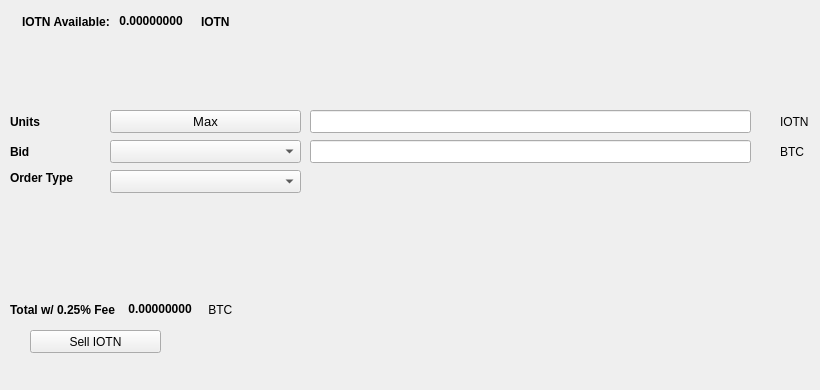
   <widget class="QWidget" name="SellTab">
    <attribute name="title">
     <string>Sell</string>
    </attribute>
    <widget class="QLabel" name="label_16">
     <property name="geometry">
      <rect>
       <x>780</x>
       <y>140</y>
       <width>31</width>
       <height>23</height>
      </rect>
     </property>
     <property name="text">
      <string>BTC</string>
     </property>
    </widget>
    <widget class="QComboBox" name="SellBidcomboBox">
     <property name="geometry">
      <rect>
       <x>110</x>
       <y>140</y>
       <width>191</width>
       <height>23</height>
      </rect>
     </property>
     <property name="font">
      <font>
       <pointsize>10</pointsize>
      </font>
     </property>
    </widget>
    <widget class="QLabel" name="label_18">
     <property name="geometry">
      <rect>
       <x>10</x>
       <y>110</y>
       <width>46</width>
       <height>23</height>
      </rect>
     </property>
     <property name="font">
      <font>
       <weight>75</weight>
       <bold>true</bold>
      </font>
     </property>
     <property name="text">
      <string>Units</string>
     </property>
    </widget>
    <widget class="QPushButton" name="Sell_Max_Amount">
     <property name="geometry">
      <rect>
       <x>110</x>
       <y>110</y>
       <width>191</width>
       <height>23</height>
      </rect>
     </property>
     <property name="font">
      <font>
       <pointsize>10</pointsize>
      </font>
     </property>
     <property name="text">
      <string>Max</string>
     </property>
    </widget>
    <widget class="QLabel" name="label_20">
     <property name="geometry">
      <rect>
       <x>10</x>
       <y>170</y>
       <width>91</width>
       <height>16</height>
      </rect>
     </property>
     <property name="font">
      <font>
       <weight>75</weight>
       <bold>true</bold>
      </font>
     </property>
     <property name="text">
      <string>Order Type</string>
     </property>
    </widget>
    <widget class="QComboBox" name="SellOrdertypeCombo">
     <property name="geometry">
      <rect>
       <x>110</x>
       <y>170</y>
       <width>191</width>
       <height>23</height>
      </rect>
     </property>
     <property name="font">
      <font>
       <pointsize>10</pointsize>
      </font>
     </property>
    </widget>
    <widget class="QLabel" name="label_21">
     <property name="geometry">
      <rect>
       <x>10</x>
       <y>140</y>
       <width>46</width>
       <height>23</height>
      </rect>
     </property>
     <property name="font">
      <font>
       <weight>75</weight>
       <bold>true</bold>
      </font>
     </property>
     <property name="text">
      <string>Bid</string>
     </property>
    </widget>
    <widget class="QLabel" name="label_22">
     <property name="geometry">
      <rect>
       <x>780</x>
       <y>110</y>
       <width>31</width>
       <height>23</height>
      </rect>
     </property>
     <property name="text">
      <string>IOTN</string>
     </property>
    </widget>
    <widget class="QLineEdit" name="UnitsInputIOTN">
     <property name="geometry">
      <rect>
       <x>310</x>
       <y>110</y>
       <width>441</width>
       <height>23</height>
      </rect>
     </property>
     <property name="font">
      <font>
       <pointsize>9</pointsize>
       <weight>75</weight>
       <bold>true</bold>
      </font>
     </property>
    </widget>
    <widget class="QLineEdit" name="SellBidPriceEdit">
     <property name="geometry">
      <rect>
       <x>310</x>
       <y>140</y>
       <width>441</width>
       <height>23</height>
      </rect>
     </property>
     <property name="font">
      <font>
       <pointsize>9</pointsize>
       <weight>75</weight>
       <bold>true</bold>
      </font>
     </property>
    </widget>
    <widget class="QPushButton" name="SellIOTNBTN">
     <property name="geometry">
      <rect>
       <x>30</x>
       <y>330</y>
       <width>131</width>
       <height>23</height>
      </rect>
     </property>
     <property name="text">
      <string>Sell IOTN</string>
     </property>
     <property name="icon">
      <iconset resource="../iotnexus">
       <normaloff>:/icons/bitcoin</normaloff>:/icons/bitcoin</iconset>
     </property>
    </widget>
    <widget class="QWidget" name="layoutWidget3">
     <property name="geometry">
      <rect>
       <x>22</x>
       <y>12</y>
       <width>258</width>
       <height>19</height>
      </rect>
     </property>
     <layout class="QHBoxLayout" name="horizontalLayout">
      <item>
       <widget class="QLabel" name="label232_2">
        <property name="font">
         <font>
          <weight>75</weight>
          <bold>true</bold>
         </font>
        </property>
        <property name="text">
         <string>IOTN Available:</string>
        </property>
       </widget>
      </item>
      <item>
       <widget class="QLabel" name="IOTNAvailableLabel">
        <property name="palette">
         <palette>
          <active>
           <colorrole role="WindowText">
            <brush brushstyle="SolidPattern">
             <color alpha="255">
              <red>0</red>
              <green>0</green>
              <blue>0</blue>
             </color>
            </brush>
           </colorrole>
           <colorrole role="Button">
            <brush brushstyle="SolidPattern">
             <color alpha="255">
              <red>0</red>
              <green>170</green>
              <blue>0</blue>
             </color>
            </brush>
           </colorrole>
           <colorrole role="Light">
            <brush brushstyle="SolidPattern">
             <color alpha="255">
              <red>0</red>
              <green>255</green>
              <blue>0</blue>
             </color>
            </brush>
           </colorrole>
           <colorrole role="Midlight">
            <brush brushstyle="SolidPattern">
             <color alpha="255">
              <red>0</red>
              <green>212</green>
              <blue>0</blue>
             </color>
            </brush>
           </colorrole>
           <colorrole role="Dark">
            <brush brushstyle="SolidPattern">
             <color alpha="255">
              <red>0</red>
              <green>85</green>
              <blue>0</blue>
             </color>
            </brush>
           </colorrole>
           <colorrole role="Mid">
            <brush brushstyle="SolidPattern">
             <color alpha="255">
              <red>0</red>
              <green>113</green>
              <blue>0</blue>
             </color>
            </brush>
           </colorrole>
           <colorrole role="Text">
            <brush brushstyle="SolidPattern">
             <color alpha="255">
              <red>0</red>
              <green>170</green>
              <blue>0</blue>
             </color>
            </brush>
           </colorrole>
           <colorrole role="BrightText">
            <brush brushstyle="SolidPattern">
             <color alpha="255">
              <red>255</red>
              <green>255</green>
              <blue>255</blue>
             </color>
            </brush>
           </colorrole>
           <colorrole role="ButtonText">
            <brush brushstyle="SolidPattern">
             <color alpha="255">
              <red>0</red>
              <green>0</green>
              <blue>0</blue>
             </color>
            </brush>
           </colorrole>
           <colorrole role="Base">
            <brush brushstyle="SolidPattern">
             <color alpha="255">
              <red>255</red>
              <green>255</green>
              <blue>255</blue>
             </color>
            </brush>
           </colorrole>
           <colorrole role="Window">
            <brush brushstyle="SolidPattern">
             <color alpha="255">
              <red>0</red>
              <green>170</green>
              <blue>0</blue>
             </color>
            </brush>
           </colorrole>
           <colorrole role="Shadow">
            <brush brushstyle="SolidPattern">
             <color alpha="255">
              <red>0</red>
              <green>0</green>
              <blue>0</blue>
             </color>
            </brush>
           </colorrole>
           <colorrole role="AlternateBase">
            <brush brushstyle="SolidPattern">
             <color alpha="255">
              <red>127</red>
              <green>212</green>
              <blue>127</blue>
             </color>
            </brush>
           </colorrole>
           <colorrole role="ToolTipBase">
            <brush brushstyle="SolidPattern">
             <color alpha="255">
              <red>255</red>
              <green>255</green>
              <blue>220</blue>
             </color>
            </brush>
           </colorrole>
           <colorrole role="ToolTipText">
            <brush brushstyle="SolidPattern">
             <color alpha="255">
              <red>0</red>
              <green>0</green>
              <blue>0</blue>
             </color>
            </brush>
           </colorrole>
          </active>
          <inactive>
           <colorrole role="WindowText">
            <brush brushstyle="SolidPattern">
             <color alpha="255">
              <red>0</red>
              <green>0</green>
              <blue>0</blue>
             </color>
            </brush>
           </colorrole>
           <colorrole role="Button">
            <brush brushstyle="SolidPattern">
             <color alpha="255">
              <red>0</red>
              <green>170</green>
              <blue>0</blue>
             </color>
            </brush>
           </colorrole>
           <colorrole role="Light">
            <brush brushstyle="SolidPattern">
             <color alpha="255">
              <red>0</red>
              <green>255</green>
              <blue>0</blue>
             </color>
            </brush>
           </colorrole>
           <colorrole role="Midlight">
            <brush brushstyle="SolidPattern">
             <color alpha="255">
              <red>0</red>
              <green>212</green>
              <blue>0</blue>
             </color>
            </brush>
           </colorrole>
           <colorrole role="Dark">
            <brush brushstyle="SolidPattern">
             <color alpha="255">
              <red>0</red>
              <green>85</green>
              <blue>0</blue>
             </color>
            </brush>
           </colorrole>
           <colorrole role="Mid">
            <brush brushstyle="SolidPattern">
             <color alpha="255">
              <red>0</red>
              <green>113</green>
              <blue>0</blue>
             </color>
            </brush>
           </colorrole>
           <colorrole role="Text">
            <brush brushstyle="SolidPattern">
             <color alpha="255">
              <red>0</red>
              <green>170</green>
              <blue>0</blue>
             </color>
            </brush>
           </colorrole>
           <colorrole role="BrightText">
            <brush brushstyle="SolidPattern">
             <color alpha="255">
              <red>255</red>
              <green>255</green>
              <blue>255</blue>
             </color>
            </brush>
           </colorrole>
           <colorrole role="ButtonText">
            <brush brushstyle="SolidPattern">
             <color alpha="255">
              <red>0</red>
              <green>0</green>
              <blue>0</blue>
             </color>
            </brush>
           </colorrole>
           <colorrole role="Base">
            <brush brushstyle="SolidPattern">
             <color alpha="255">
              <red>255</red>
              <green>255</green>
              <blue>255</blue>
             </color>
            </brush>
           </colorrole>
           <colorrole role="Window">
            <brush brushstyle="SolidPattern">
             <color alpha="255">
              <red>0</red>
              <green>170</green>
              <blue>0</blue>
             </color>
            </brush>
           </colorrole>
           <colorrole role="Shadow">
            <brush brushstyle="SolidPattern">
             <color alpha="255">
              <red>0</red>
              <green>0</green>
              <blue>0</blue>
             </color>
            </brush>
           </colorrole>
           <colorrole role="AlternateBase">
            <brush brushstyle="SolidPattern">
             <color alpha="255">
              <red>127</red>
              <green>212</green>
              <blue>127</blue>
             </color>
            </brush>
           </colorrole>
           <colorrole role="ToolTipBase">
            <brush brushstyle="SolidPattern">
             <color alpha="255">
              <red>255</red>
              <green>255</green>
              <blue>220</blue>
             </color>
            </brush>
           </colorrole>
           <colorrole role="ToolTipText">
            <brush brushstyle="SolidPattern">
             <color alpha="255">
              <red>0</red>
              <green>0</green>
              <blue>0</blue>
             </color>
            </brush>
           </colorrole>
          </inactive>
          <disabled>
           <colorrole role="WindowText">
            <brush brushstyle="SolidPattern">
             <color alpha="255">
              <red>0</red>
              <green>85</green>
              <blue>0</blue>
             </color>
            </brush>
           </colorrole>
           <colorrole role="Button">
            <brush brushstyle="SolidPattern">
             <color alpha="255">
              <red>0</red>
              <green>170</green>
              <blue>0</blue>
             </color>
            </brush>
           </colorrole>
           <colorrole role="Light">
            <brush brushstyle="SolidPattern">
             <color alpha="255">
              <red>0</red>
              <green>255</green>
              <blue>0</blue>
             </color>
            </brush>
           </colorrole>
           <colorrole role="Midlight">
            <brush brushstyle="SolidPattern">
             <color alpha="255">
              <red>0</red>
              <green>212</green>
              <blue>0</blue>
             </color>
            </brush>
           </colorrole>
           <colorrole role="Dark">
            <brush brushstyle="SolidPattern">
             <color alpha="255">
              <red>0</red>
              <green>85</green>
              <blue>0</blue>
             </color>
            </brush>
           </colorrole>
           <colorrole role="Mid">
            <brush brushstyle="SolidPattern">
             <color alpha="255">
              <red>0</red>
              <green>113</green>
              <blue>0</blue>
             </color>
            </brush>
           </colorrole>
           <colorrole role="Text">
            <brush brushstyle="SolidPattern">
             <color alpha="255">
              <red>0</red>
              <green>85</green>
              <blue>0</blue>
             </color>
            </brush>
           </colorrole>
           <colorrole role="BrightText">
            <brush brushstyle="SolidPattern">
             <color alpha="255">
              <red>255</red>
              <green>255</green>
              <blue>255</blue>
             </color>
            </brush>
           </colorrole>
           <colorrole role="ButtonText">
            <brush brushstyle="SolidPattern">
             <color alpha="255">
              <red>0</red>
              <green>85</green>
              <blue>0</blue>
             </color>
            </brush>
           </colorrole>
           <colorrole role="Base">
            <brush brushstyle="SolidPattern">
             <color alpha="255">
              <red>0</red>
              <green>170</green>
              <blue>0</blue>
             </color>
            </brush>
           </colorrole>
           <colorrole role="Window">
            <brush brushstyle="SolidPattern">
             <color alpha="255">
              <red>0</red>
              <green>170</green>
              <blue>0</blue>
             </color>
            </brush>
           </colorrole>
           <colorrole role="Shadow">
            <brush brushstyle="SolidPattern">
             <color alpha="255">
              <red>0</red>
              <green>0</green>
              <blue>0</blue>
             </color>
            </brush>
           </colorrole>
           <colorrole role="AlternateBase">
            <brush brushstyle="SolidPattern">
             <color alpha="255">
              <red>0</red>
              <green>170</green>
              <blue>0</blue>
             </color>
            </brush>
           </colorrole>
           <colorrole role="ToolTipBase">
            <brush brushstyle="SolidPattern">
             <color alpha="255">
              <red>255</red>
              <green>255</green>
              <blue>220</blue>
             </color>
            </brush>
           </colorrole>
           <colorrole role="ToolTipText">
            <brush brushstyle="SolidPattern">
             <color alpha="255">
              <red>0</red>
              <green>0</green>
              <blue>0</blue>
             </color>
            </brush>
           </colorrole>
          </disabled>
         </palette>
        </property>
        <property name="font">
         <font>
          <weight>75</weight>
          <bold>true</bold>
         </font>
        </property>
        <property name="text">
         <string> 0.00000000 </string>
        </property>
        <property name="textInteractionFlags">
         <set>Qt::LinksAccessibleByMouse|Qt::TextSelectableByKeyboard|Qt::TextSelectableByMouse</set>
        </property>
       </widget>
      </item>
      <item>
       <widget class="QLabel" name="labelIOTN">
        <property name="font">
         <font>
          <weight>75</weight>
          <bold>true</bold>
         </font>
        </property>
        <property name="text">
         <string>IOTN</string>
        </property>
       </widget>
      </item>
     </layout>
    </widget>
    <widget class="QWidget" name="layoutWidget">
     <property name="geometry">
      <rect>
       <x>10</x>
       <y>300</y>
       <width>268</width>
       <height>19</height>
      </rect>
     </property>
     <layout class="QHBoxLayout" name="horizontalLayout_2">
      <item>
       <widget class="QLabel" name="label_19">
        <property name="font">
         <font>
          <weight>75</weight>
          <bold>true</bold>
         </font>
        </property>
        <property name="text">
         <string>Total w/ 0.25% Fee </string>
        </property>
       </widget>
      </item>
      <item>
       <widget class="QLabel" name="SellCostLabel">
        <property name="palette">
         <palette>
          <active>
           <colorrole role="WindowText">
            <brush brushstyle="SolidPattern">
             <color alpha="255">
              <red>0</red>
              <green>0</green>
              <blue>0</blue>
             </color>
            </brush>
           </colorrole>
           <colorrole role="Button">
            <brush brushstyle="SolidPattern">
             <color alpha="255">
              <red>0</red>
              <green>170</green>
              <blue>0</blue>
             </color>
            </brush>
           </colorrole>
           <colorrole role="Light">
            <brush brushstyle="SolidPattern">
             <color alpha="255">
              <red>0</red>
              <green>255</green>
              <blue>0</blue>
             </color>
            </brush>
           </colorrole>
           <colorrole role="Midlight">
            <brush brushstyle="SolidPattern">
             <color alpha="255">
              <red>0</red>
              <green>212</green>
              <blue>0</blue>
             </color>
            </brush>
           </colorrole>
           <colorrole role="Dark">
            <brush brushstyle="SolidPattern">
             <color alpha="255">
              <red>0</red>
              <green>85</green>
              <blue>0</blue>
             </color>
            </brush>
           </colorrole>
           <colorrole role="Mid">
            <brush brushstyle="SolidPattern">
             <color alpha="255">
              <red>0</red>
              <green>113</green>
              <blue>0</blue>
             </color>
            </brush>
           </colorrole>
           <colorrole role="Text">
            <brush brushstyle="SolidPattern">
             <color alpha="255">
              <red>0</red>
              <green>170</green>
              <blue>0</blue>
             </color>
            </brush>
           </colorrole>
           <colorrole role="BrightText">
            <brush brushstyle="SolidPattern">
             <color alpha="255">
              <red>255</red>
              <green>255</green>
              <blue>255</blue>
             </color>
            </brush>
           </colorrole>
           <colorrole role="ButtonText">
            <brush brushstyle="SolidPattern">
             <color alpha="255">
              <red>0</red>
              <green>0</green>
              <blue>0</blue>
             </color>
            </brush>
           </colorrole>
           <colorrole role="Base">
            <brush brushstyle="SolidPattern">
             <color alpha="255">
              <red>255</red>
              <green>255</green>
              <blue>255</blue>
             </color>
            </brush>
           </colorrole>
           <colorrole role="Window">
            <brush brushstyle="SolidPattern">
             <color alpha="255">
              <red>0</red>
              <green>170</green>
              <blue>0</blue>
             </color>
            </brush>
           </colorrole>
           <colorrole role="Shadow">
            <brush brushstyle="SolidPattern">
             <color alpha="255">
              <red>0</red>
              <green>0</green>
              <blue>0</blue>
             </color>
            </brush>
           </colorrole>
           <colorrole role="AlternateBase">
            <brush brushstyle="SolidPattern">
             <color alpha="255">
              <red>127</red>
              <green>212</green>
              <blue>127</blue>
             </color>
            </brush>
           </colorrole>
           <colorrole role="ToolTipBase">
            <brush brushstyle="SolidPattern">
             <color alpha="255">
              <red>255</red>
              <green>255</green>
              <blue>220</blue>
             </color>
            </brush>
           </colorrole>
           <colorrole role="ToolTipText">
            <brush brushstyle="SolidPattern">
             <color alpha="255">
              <red>0</red>
              <green>0</green>
              <blue>0</blue>
             </color>
            </brush>
           </colorrole>
          </active>
          <inactive>
           <colorrole role="WindowText">
            <brush brushstyle="SolidPattern">
             <color alpha="255">
              <red>0</red>
              <green>0</green>
              <blue>0</blue>
             </color>
            </brush>
           </colorrole>
           <colorrole role="Button">
            <brush brushstyle="SolidPattern">
             <color alpha="255">
              <red>0</red>
              <green>170</green>
              <blue>0</blue>
             </color>
            </brush>
           </colorrole>
           <colorrole role="Light">
            <brush brushstyle="SolidPattern">
             <color alpha="255">
              <red>0</red>
              <green>255</green>
              <blue>0</blue>
             </color>
            </brush>
           </colorrole>
           <colorrole role="Midlight">
            <brush brushstyle="SolidPattern">
             <color alpha="255">
              <red>0</red>
              <green>212</green>
              <blue>0</blue>
             </color>
            </brush>
           </colorrole>
           <colorrole role="Dark">
            <brush brushstyle="SolidPattern">
             <color alpha="255">
              <red>0</red>
              <green>85</green>
              <blue>0</blue>
             </color>
            </brush>
           </colorrole>
           <colorrole role="Mid">
            <brush brushstyle="SolidPattern">
             <color alpha="255">
              <red>0</red>
              <green>113</green>
              <blue>0</blue>
             </color>
            </brush>
           </colorrole>
           <colorrole role="Text">
            <brush brushstyle="SolidPattern">
             <color alpha="255">
              <red>0</red>
              <green>170</green>
              <blue>0</blue>
             </color>
            </brush>
           </colorrole>
           <colorrole role="BrightText">
            <brush brushstyle="SolidPattern">
             <color alpha="255">
              <red>255</red>
              <green>255</green>
              <blue>255</blue>
             </color>
            </brush>
           </colorrole>
           <colorrole role="ButtonText">
            <brush brushstyle="SolidPattern">
             <color alpha="255">
              <red>0</red>
              <green>0</green>
              <blue>0</blue>
             </color>
            </brush>
           </colorrole>
           <colorrole role="Base">
            <brush brushstyle="SolidPattern">
             <color alpha="255">
              <red>255</red>
              <green>255</green>
              <blue>255</blue>
             </color>
            </brush>
           </colorrole>
           <colorrole role="Window">
            <brush brushstyle="SolidPattern">
             <color alpha="255">
              <red>0</red>
              <green>170</green>
              <blue>0</blue>
             </color>
            </brush>
           </colorrole>
           <colorrole role="Shadow">
            <brush brushstyle="SolidPattern">
             <color alpha="255">
              <red>0</red>
              <green>0</green>
              <blue>0</blue>
             </color>
            </brush>
           </colorrole>
           <colorrole role="AlternateBase">
            <brush brushstyle="SolidPattern">
             <color alpha="255">
              <red>127</red>
              <green>212</green>
              <blue>127</blue>
             </color>
            </brush>
           </colorrole>
           <colorrole role="ToolTipBase">
            <brush brushstyle="SolidPattern">
             <color alpha="255">
              <red>255</red>
              <green>255</green>
              <blue>220</blue>
             </color>
            </brush>
           </colorrole>
           <colorrole role="ToolTipText">
            <brush brushstyle="SolidPattern">
             <color alpha="255">
              <red>0</red>
              <green>0</green>
              <blue>0</blue>
             </color>
            </brush>
           </colorrole>
          </inactive>
          <disabled>
           <colorrole role="WindowText">
            <brush brushstyle="SolidPattern">
             <color alpha="255">
              <red>0</red>
              <green>85</green>
              <blue>0</blue>
             </color>
            </brush>
           </colorrole>
           <colorrole role="Button">
            <brush brushstyle="SolidPattern">
             <color alpha="255">
              <red>0</red>
              <green>170</green>
              <blue>0</blue>
             </color>
            </brush>
           </colorrole>
           <colorrole role="Light">
            <brush brushstyle="SolidPattern">
             <color alpha="255">
              <red>0</red>
              <green>255</green>
              <blue>0</blue>
             </color>
            </brush>
           </colorrole>
           <colorrole role="Midlight">
            <brush brushstyle="SolidPattern">
             <color alpha="255">
              <red>0</red>
              <green>212</green>
              <blue>0</blue>
             </color>
            </brush>
           </colorrole>
           <colorrole role="Dark">
            <brush brushstyle="SolidPattern">
             <color alpha="255">
              <red>0</red>
              <green>85</green>
              <blue>0</blue>
             </color>
            </brush>
           </colorrole>
           <colorrole role="Mid">
            <brush brushstyle="SolidPattern">
             <color alpha="255">
              <red>0</red>
              <green>113</green>
              <blue>0</blue>
             </color>
            </brush>
           </colorrole>
           <colorrole role="Text">
            <brush brushstyle="SolidPattern">
             <color alpha="255">
              <red>0</red>
              <green>85</green>
              <blue>0</blue>
             </color>
            </brush>
           </colorrole>
           <colorrole role="BrightText">
            <brush brushstyle="SolidPattern">
             <color alpha="255">
              <red>255</red>
              <green>255</green>
              <blue>255</blue>
             </color>
            </brush>
           </colorrole>
           <colorrole role="ButtonText">
            <brush brushstyle="SolidPattern">
             <color alpha="255">
              <red>0</red>
              <green>85</green>
              <blue>0</blue>
             </color>
            </brush>
           </colorrole>
           <colorrole role="Base">
            <brush brushstyle="SolidPattern">
             <color alpha="255">
              <red>0</red>
              <green>170</green>
              <blue>0</blue>
             </color>
            </brush>
           </colorrole>
           <colorrole role="Window">
            <brush brushstyle="SolidPattern">
             <color alpha="255">
              <red>0</red>
              <green>170</green>
              <blue>0</blue>
             </color>
            </brush>
           </colorrole>
           <colorrole role="Shadow">
            <brush brushstyle="SolidPattern">
             <color alpha="255">
              <red>0</red>
              <green>0</green>
              <blue>0</blue>
             </color>
            </brush>
           </colorrole>
           <colorrole role="AlternateBase">
            <brush brushstyle="SolidPattern">
             <color alpha="255">
              <red>0</red>
              <green>170</green>
              <blue>0</blue>
             </color>
            </brush>
           </colorrole>
           <colorrole role="ToolTipBase">
            <brush brushstyle="SolidPattern">
             <color alpha="255">
              <red>255</red>
              <green>255</green>
              <blue>220</blue>
             </color>
            </brush>
           </colorrole>
           <colorrole role="ToolTipText">
            <brush brushstyle="SolidPattern">
             <color alpha="255">
              <red>0</red>
              <green>0</green>
              <blue>0</blue>
             </color>
            </brush>
           </colorrole>
          </disabled>
         </palette>
        </property>
        <property name="font">
         <font>
          <weight>75</weight>
          <bold>true</bold>
         </font>
        </property>
        <property name="autoFillBackground">
         <bool>false</bool>
        </property>
        <property name="text">
         <string> 0.00000000</string>
        </property>
        <property name="textInteractionFlags">
         <set>Qt::LinksAccessibleByMouse|Qt::TextSelectableByMouse</set>
        </property>
       </widget>
      </item>
      <item>
       <widget class="QLabel" name="label_17">
        <property name="font">
         <font>
          <weight>50</weight>
          <bold>false</bold>
         </font>
        </property>
        <property name="text">
         <string> BTC</string>
        </property>
       </widget>
      </item>
     </layout>
    </widget>
    <widget class="QLabel" name="label_23">
     <property name="geometry">
      <rect>
       <x>460</x>
       <y>300</y>
       <width>281</width>
       <height>81</height>
      </rect>
     </property>
     <property name="text">
      <string/>
     </property>
     <property name="pixmap">
      <pixmap>:/images/bittrex</pixmap>
     </property>
    </widget>
   </widget>
